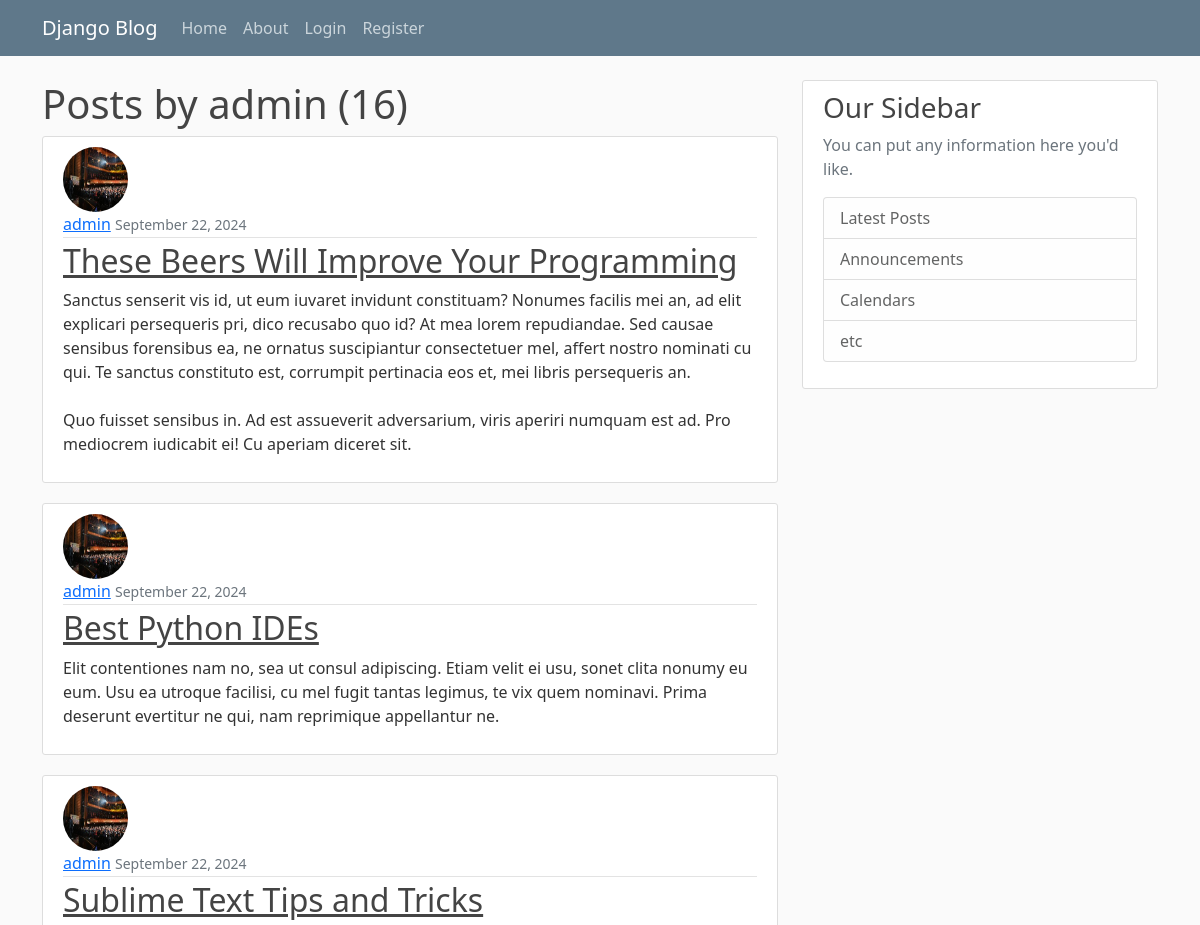
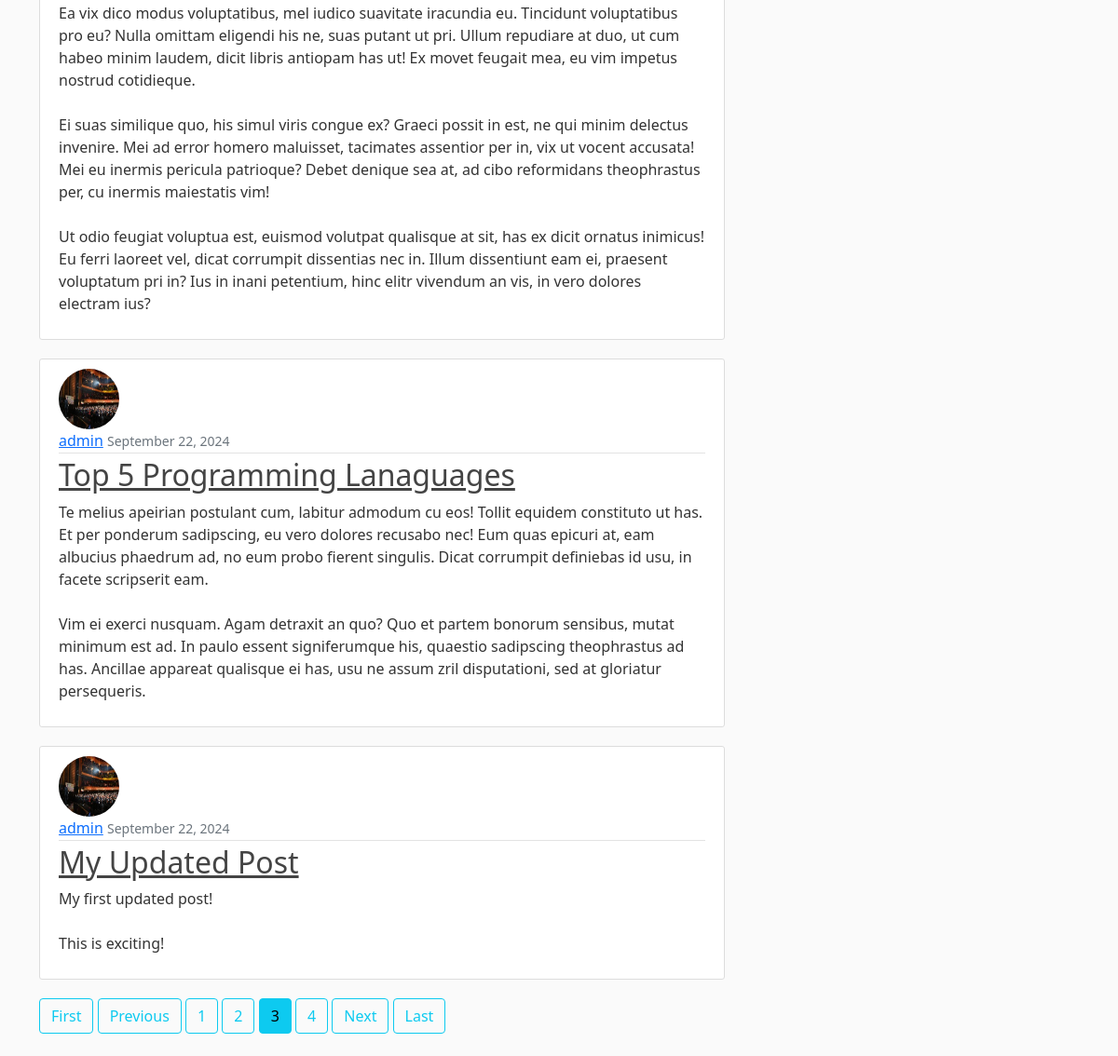
/user/admin/?page=3, run on the app's committed database (2 pictures, top to bottom).
### blog/models.py (models this page shows, shortened)
class Post(models.Model):
    title=models.CharField(max_length=100)
    content=models.TextField()#for large amount of text, since posts can contain many text.
    date_posted=models.DateTimeField(default=timezone.now)#we dont pass timezone.now() as a function, but pass timezone.now as a reference to the function. if we passed it as function i.e using paranthesis, then it would return the time when this model was created, but we pass it as a reference whenever the user creates the post
    author=models.ForeignKey(User,on_delete=models.CASCADE)#author: a ForeignKey linking to the User model. This establishes a many-to-one relationship, meaning each post is written by one user, but each user can write many posts. The on_delete=models.CASCADE parameter specifies that if a user is deleted, all of their posts will also be deleted automatically, which is a common behavior in blog applications to maintain referential integrity.

### users/models.py (models this page shows, shortened)
class Profile(models.Model):
    user = models.OneToOneField(User,on_delete=models.CASCADE)
    image= models.ImageField(default="default.jpg",upload_to="profile_pics")

### blog/views.py (the view)
# urls.py: path('user/<str:username>/',UserPostListView.as_view(),name='user-posts'),
class UserPostListView(ListView):
    model = Post
    template_name = 'blog/user_posts.html' # <app>/<model>_<viewtype>.html
    context_object_name = 'posts'
    paginate_by =5 #no. of posts per page
    def get_queryset(self):
        username =get_object_or_404(User,username=self.kwargs.get('username'))
        user = get_object_or_404(User, username=username)
        return Post.objects.filter(author=user).order_by('-date_posted')

### blog/templates/blog/user_posts.html
{% extends 'blog/base.html' %} {% block content %}
<h1 class="mb3">Posts by {{ view.kwargs.username }} ({{ page_obj.paginator.count}})</h1>
{% for post in posts%}
<article class="media content-section">
    <img src="{{ post.author.profile.image.url }}" class="rounded-circle article-img">
    <div class="media-body">
        <div class="article-metadata ">
            <a class="mr-2" href="{% url 'user-posts' post.author.username %}">{{ post.author }}</a>
            <small class="text-muted">{{ post.date_posted|date:'F d, Y' }}</small>
        </div>
        <h2><a class="article-title" href="{% url 'post-detail' post.id %}">{{ post.title }}</a></h2>
        <p class="article-content">{{ post.content }}</p>
    </div>
</article>
{% endfor %}
{% if is_paginated%}
    {% if page_obj.has_previous %}
        <a href="?page=1" class="btn btn-outline-info mb-4">First</a>
        <a href="?page={{ page_obj.previous_page_number }}" class="btn btn-outline-info mb-4">Previous</a>
    {% endif %}
{% for num in page_obj.paginator.page_range %}
    {% if page_obj.number == num %}
        <a href="?page={{ num }}" class="btn btn-info mb-4">{{ num }}</a>
    {% elif num > page_obj.number|add:'-3' and num < page_obj.number|add:'3' %}
        <a href="?page={{ num }}" class="btn btn-outline-info mb-4">{{ num }}</a>
    {% endif %}
{% endfor %}
{% if page_obj.has_next %}
    <a href="?page={{ page_obj.next_page_number }}" class="btn btn-outline-info mb-4">Next</a>
    <a href="?page={{ page_obj.paginator.num_pages }}" class="btn btn-outline-info mb-4">Last</a>
{% endif %}
{% endif %}
{% endblock %}

### blog/static/blog/main.css (style rules this page uses)
body { background: #fafafa; color: #333333; margin-top: 5rem; }
h1, h2, h3, h4, h5, h6 { color: #444444; }
.content-section { background: #ffffff; padding: 10px 20px; border: 1px solid #dddddd; border-radius: 3px; margin-bottom: 20px; }
.article-title { color: #444444; }
.article-content { white-space: pre-line; }
.article-img { height: 65px; width: 65px; margin-right: 16px; }
.article-metadata { padding-bottom: 1px; margin-bottom: 4px; border-bottom: 1px solid #e3e3e3 }

### data on the page
Post: author.profile.image (picture), author "admin", date_posted "September 22, 2024", title "These Beers Will Improve Your Programming", content "Sanctus senserit vis id, ut eum iuvaret invidunt constituam? Nonumes facilis mei an, ad elit explicari persequeris pri, dico recusabo quo id? At mea lorem repudiandae. Sed causae sensibus forensibus ea, ne ornatus suscipiantur consectetuer mel, affert nostro nominati cu qui. Te sanctus constituto est, corrumpit pertinacia eos et, mei libris persequeris an. Quo fuisset sensibus in. Ad est assueverit adversarium, viris aperiri numquam est ad. Pro mediocrem iudicabit ei! Cu aperiam diceret sit."
Post: author.profile.image (picture), author "admin", date_posted "September 22, 2024", title "Best Python IDEs", content "Elit contentiones nam no, sea ut consul adipiscing. Etiam velit ei usu, sonet clita nonumy eu eum. Usu ea utroque facilisi, cu mel fugit tantas legimus, te vix quem nominavi. Prima deserunt evertitur ne qui, nam reprimique appellantur ne."
Post: author.profile.image (picture), author "admin", date_posted "September 22, 2024", title "Sublime Text Tips and Tricks", content "Ea vix dico modus voluptatibus, mel iudico suavitate iracundia eu. Tincidunt voluptatibus pro eu? Nulla omittam eligendi his ne, suas putant ut pri. Ullum repudiare at duo, ut cum habeo minim laudem, dicit libris antiopam has ut! Ex movet feugait mea, eu vim impetus nostrud cotidieque. Ei suas similique quo, his simul viris congue ex? Graeci possit in est, ne qui minim delectus invenire. Mei ad error homero maluisset, tacimates assentior per in, vix ut vocent accusata! Mei eu inermis pericula patrioque? Debet denique sea at, ad cibo reformidans theophrastus per, cu inermis maiestatis vim! Ut odio feugiat voluptua est, euismod volutpat qualisque at sit, has ex dicit ornatus inimicus! Eu…"
Post: author.profile.image (picture), author "admin", date_posted "September 22, 2024", title "Top 5 Programming Lanaguages", content "Te melius apeirian postulant cum, labitur admodum cu eos! Tollit equidem constituto ut has. Et per ponderum sadipscing, eu vero dolores recusabo nec! Eum quas epicuri at, eam albucius phaedrum ad, no eum probo fierent singulis. Dicat corrumpit definiebas id usu, in facete scripserit eam. Vim ei exerci nusquam. Agam detraxit an quo? Quo et partem bonorum sensibus, mutat minimum est ad. In paulo essent signiferumque his, quaestio sadipscing theophrastus ad has. Ancillae appareat qualisque ei has, usu ne assum zril disputationi, sed at gloriatur persequeris."
Post: author.profile.image (picture), author "admin", date_posted "September 22, 2024", title "My Updated Post", content "My first updated post! This is exciting!"

### other printed values
{{ view.kwargs.username }} "admin"
{{ page_obj.paginator.count }} "16"
{{ num }} "1" "2" "4"
{{ num }} "3"
